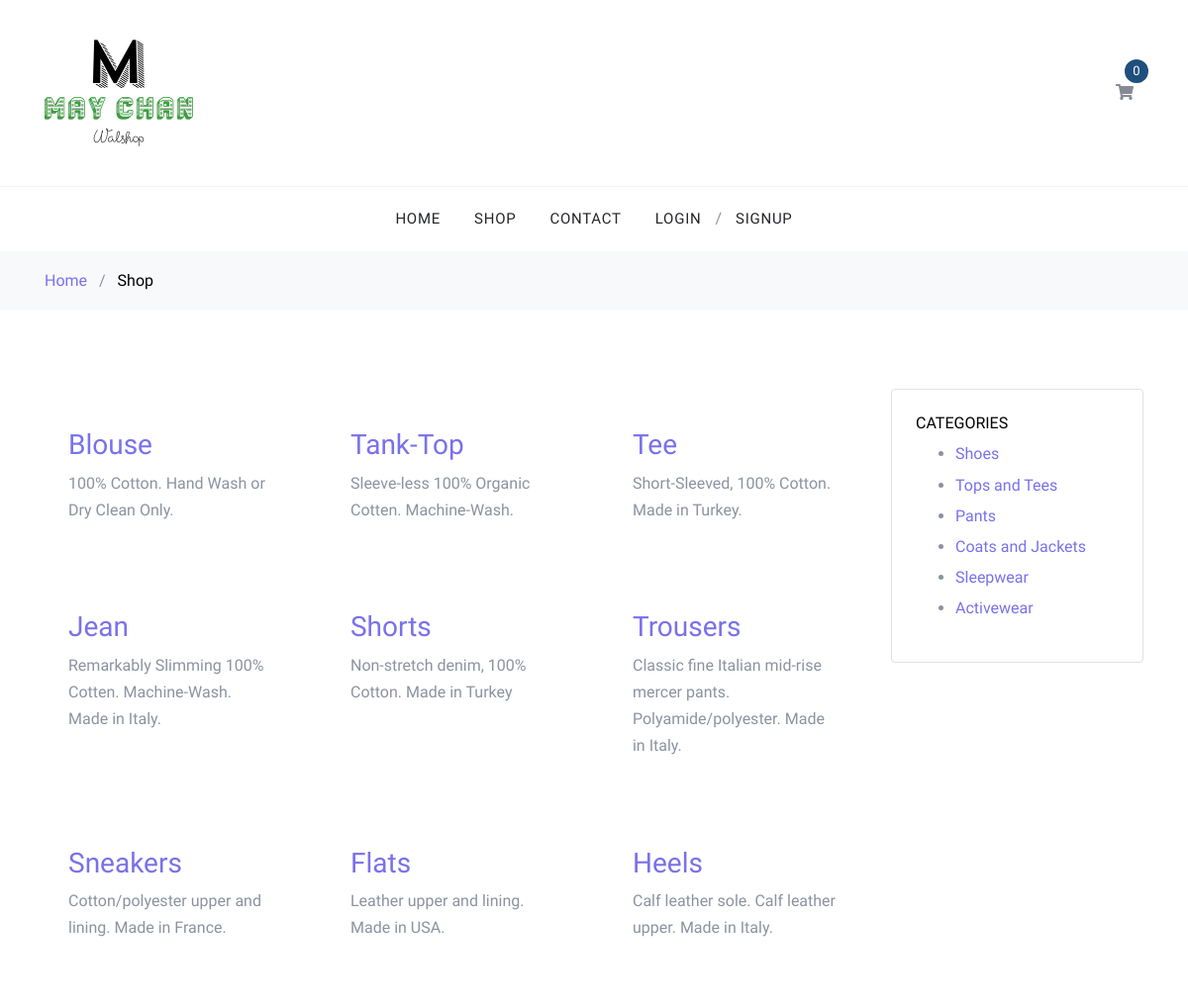
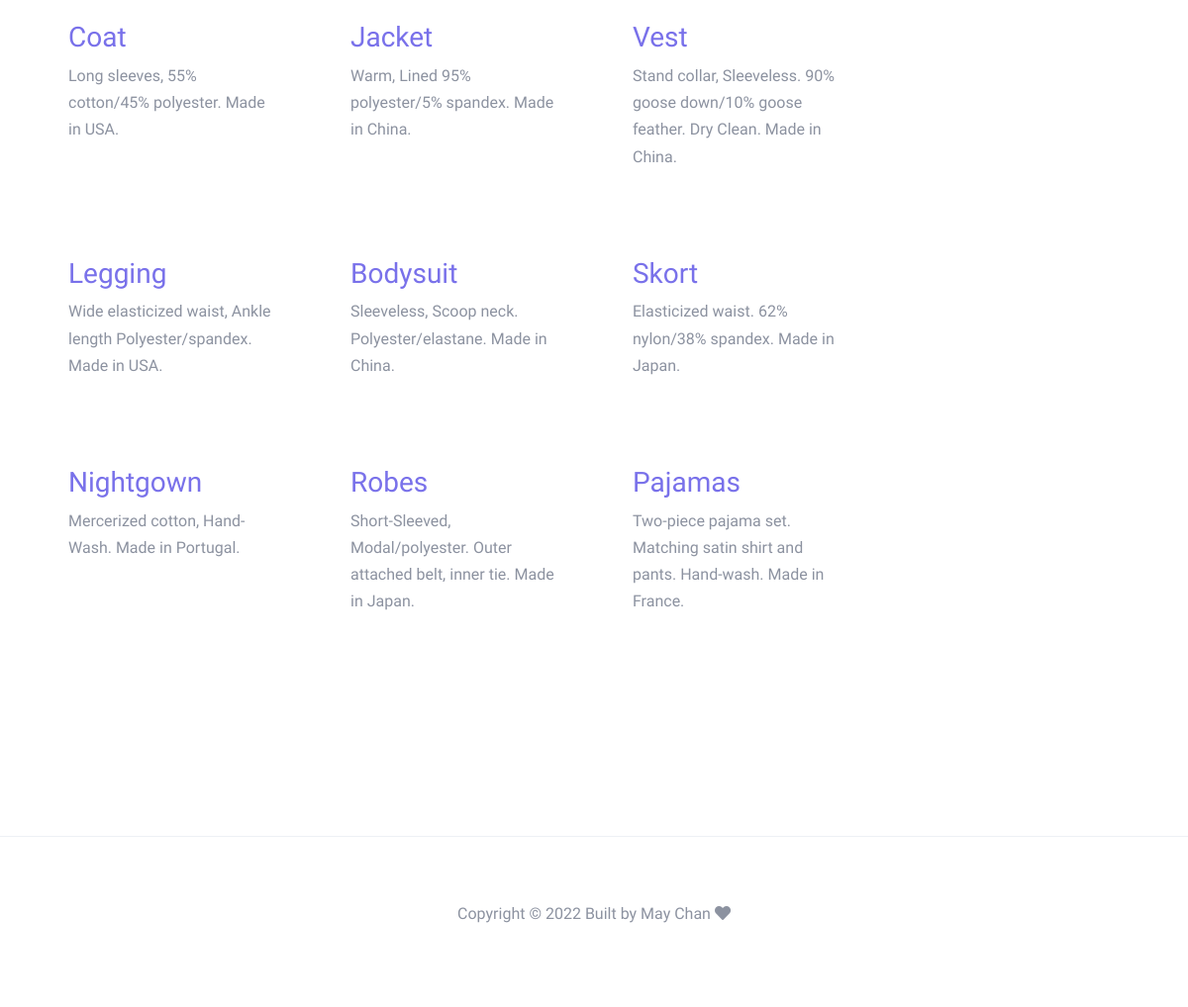
Screenshot of /cart/shop/ with the database file from the repository (2 pictures, top to bottom).
### cart/models.py (models this page shows, shortened)
class Order(models.Model):
    user = models.ForeignKey(
        User, blank=True, null=True, on_delete=models.CASCADE)
    start_date = models.DateTimeField(auto_now_add=True)
    ordered_date = models.DateTimeField(blank=True, null=True)
    ordered = models.BooleanField(default=False)
    billing_address = models.ForeignKey(
        Address, related_name='billing_address', blank=True, null=True, on_delete=models.SET_NULL)
    shipping_address = models.ForeignKey(
        Address, related_name='shipping_address', blank=True, null=True, on_delete=models.SET_NULL)

class Product(models.Model):
    title = models.CharField(max_length=150)
    slug = models.SlugField(unique=True)
    price = models.IntegerField(default=0)  # price set in cents
    description = models.TextField()
    created = models.DateTimeField(auto_now_add=True)
    updated = models.DateTimeField(auto_now=True)
    active = models.BooleanField(default=False)
    available_colours = models.ManyToManyField(ColourVariation)
    available_sizes = models.ManyToManyField(SizeVariation)
    primary_category = models.ForeignKey(
        Category, on_delete=models.CASCADE)
    def get_absolute_url(self):
        return reverse("cart:product-detail", kwargs={'slug': self.slug})

class Category(models.Model):
    name = models.CharField(max_length=100)
    class Meta:
        verbose_name_plural = "Categories"

### cart/views.py (the view)
# urls.py: path("shop/", views.ProductListView.as_view(), name='product-list'),
class ProductListView(generic.ListView):
    template_name = "cart/product_list.html"
    def get_queryset(self):
        qs = Product.objects.all()
        category = self.request.GET.get('category', None)
        if category:
            qs = qs.filter(primary_category__name=category)
        return qs
    def get_context_data(self, **kwargs):
        context = super(ProductListView, self).get_context_data(**kwargs)
        context.update({
            "categories": Category.objects.values("name")
        })
        return context

### cart/templatetags/cart_template_tags.py (called while the page is built)
@register.filter
def cart_item_count(request):
    order = get_or_set_order_session(request)
    count = order.items.count()
    return count

### cart/utils.py (called while the page is built, shortened)
def get_or_set_order_session(request):
    order_id = request.session.get('order_id', None)
    if order_id is None:
        order = Order()
        order.save()
        request.session['order_id'] = order.id
    if request.user.is_authenticated and order.user is None:
        order.user = request.user
        order.save()
    return order

### templates/cart/product_list.html (shortened to what this page needs)
{% extends 'base.html' %} {% block content %}
<div class="bg-light py-3">
  <div class="container">
    <div class="row">
      <div class="col-md-12 mb-0">
        <a href="{% url 'home' %}">Home</a>
        <span class="mx-2 mb-0">/</span>
        <strong class="text-black">Shop</strong>
      </div>
    </div>
  </div>
</div>
<div class="site-section">
  <div class="container">
    <div class="row mb-5 justify-content-center">
      <div class="col-md-9 mg-4">
        <div class="row mb-5">
          {% for product in object_list %}
          <div class="col-sm-6 col-md-6 col-lg-4 mb-4" data-aos="fade-up">
            <div class="block-4-text p-4">
              <a href="{{product.get_absolute_url}}"
                ><h3>{{ product.title }}</h3></a
              >
              <p class="mb-0">{{product.description}}</p>
            </div>
          </div>
          {% endfor %}
        </div>
      </div>
      <div class="col-md-3 mg-4">
        <div class="border p-4 rounded mb-4">
          <h3 class="h6 text-uppercase text-black">Categories</h3>
          <ul>
            {% for category in categories %}
            <li class="mb-1">
              <a href="?category={{ category.name }}" class="d-flex">
                <span>{{ category.name }}</span>
              </a>
            </li>
            {% endfor %}
          </ul>
        </div>
      </div>
    </div>
  </div>
</div>
{% endblock content %}

### templates/base.html (shortened to what this page needs)
{% load static %} {% load cart_template_tags %}
<!DOCTYPE html>
<html lang="en">
  <head>
    <link rel="stylesheet" href="{% static 'fonts/icomoon/style.css' %}" />
    <link rel="stylesheet" href="{% static 'css/bootstrap.min.css' %}" />
    <link rel="stylesheet" href="{% static 'css/magnific-popup.css' %}" />
    <link rel="stylesheet" href="{% static 'css/jquery-ui.css' %}" />
    <link rel="stylesheet" href="{% static 'css/owl.carousel.min.css' %}" />
    <link
      rel="stylesheet"
      href="{% static 'css/owl.theme.default.min.css' %}"
    />
    <link rel="stylesheet" href="{% static 'css/style.css' %}" />
    <link
      rel="stylesheet"
      href="https://cdnjs.cloudflare.com/ajax/libs/font-awesome/5.12.1/css/all.min.css"
    />
  </head>
  <body>
    <div class="site-wrap">
      <header class="site-navbar" role="banner">
        <div class="site-navbar-top">
          <div class="container">
            <div class="row align-items-center">
              <div
                class="col-6 col-md-8 mb-3 mb-md-0 col-md-4 order-1 order-md-2"
              >
                <div>
                  <a href="{% url 'home' %}">
                    <img
                      class="img-fluid"
                      src="{% static 'images/logo.jpeg' %}"
                      style="max-width: 150px"
                    />
                  </a>
                </div>
              </div>
              <div class="col-6 col-md-4 order-3 order-md-3 text-right">
                <div class="site-top-icons">
                  <ul>
                    <li>
                      <a href="{% url 'cart:summary' %}" class="site-cart">
                        <span><i class="fas fa-shopping-cart"></i></span>
                        <span class="count">{{request|cart_item_count}}</span>
                      </a>
                    </li>
                  </ul>
                </div>
              </div>
            </div>
          </div>
        </div>
        {% include 'navbar.html' %}
      </header>
      {% block content %} {% endblock content %} {% include 'footer.html' %}
    </div>
  </body>
</html>

### templates/navbar.html (shortened to what this page needs)
<nav class="site-navigation text-right text-md-center" role="navigation">
  <div class="container">
    <ul class="site-menu js-clone-nav d-none d-md-block" style="padding: 0">
      <li><a href="/">Home</a></li>
      <li><a href="{% url 'cart:product-list' %}">Shop</a></li>
      <li><a href="{% url 'contact' %}">Contact</a></li>
      {% if request.user.is_authenticated %}
      <li><a href="{% url 'account_logout' %}">Logout</a></li>
      {% else %}
      <li><a href="{% url 'account_login' %}">Login</a> / <a href="{% url 'account_signup' %}">SignUp</a></li>
      {% endif %}
    </ul>
  </div>
</nav>

### templates/footer.html (shortened to what this page needs)
<footer class="site-footer border-top">
  <div class="container">
    <div class="row text-center">
      <div class="col-md-12">
        <p>
          Copyright &copy;
          Built by May Chan <i class="fas fa-heart"></i>
        </p>
      </div>
    </div>
  </div>
</footer>

### templates/scripts.html (shortened to what this page needs)
{% load static %}

### static/css/style.css (style rules this page uses)
body { line-height: 1.7; color: #8c92a0; font-weight: 300; font-size: 16px; }
a { -webkit-transition: .3s all ease; -o-transition: .3s all ease; transition: .3s all ease; }
.text-black { color: #000; }
.site-wrap:before { -webkit-transition: .3s all ease-in-out; -o-transition: .3s all ease-in-out; transition: .3s all ease-in-out; background: rgba(0, 0, 0, 0.6); content: ""; position: absolute; z-index: 2000; top: 0; left: 0; right: 0; bottom: 0; opacity: 0; visibility: hidden; }
.site-section { padding: 2.5em 0; }
@media (min-width: 768px) { .site-section { padding: 5em 0; } }
.border-top { border-top: 1px solid #edf0f5 !important; }
.site-footer { padding: 4em 0; }
.site-navbar { background: #fff; margin-bottom: 0px; z-index: 1999; position: relative; }
.site-navbar .site-navbar-top { border-bottom: 1px solid #f3f3f4; padding-top: 20px; padding-bottom: 20px; margin-bottom: 0px; }
@media (min-width: 768px) { .site-navbar .site-navbar-top { padding-top: 40px; padding-bottom: 40px; } }
.site-navbar a { color: #868995; }
.site-navbar .site-top-icons ul, .site-navbar .site-top-icons ul li { padding: 0; margin: 0; list-style: none; }
.site-navbar .site-top-icons ul li { display: inline-block; }
.site-navbar .site-top-icons ul li a { margin-right: 10px; }
.site-navbar .site-top-icons ul li a.site-cart { display: block; position: relative; }
.site-navbar .site-top-icons ul li a.site-cart .count { position: absolute; top: 0; right: 0; margin-right: -15px; margin-top: -20px; font-size: 13px; width: 24px; height: 24px; line-height: 24px; border-radius: 50%; display: block; text-align: center; background: #1f4f7c; color: #fff; -webkit-transition: .2s all ease-in-out; -o-transition: .2s all ease-in-out; transition: .2s all ease-in-out; }
.site-navbar .site-navigation .site-menu { margin-bottom: 0; }
.site-navbar .site-navigation .site-menu a { text-decoration: none !important; font-size: 15px; display: inline-block; }
.site-navbar .site-navigation .site-menu > li { display: inline-block; padding: 10px 5px; }
.site-navbar .site-navigation .site-menu > li > a { padding: 10px 10px; text-transform: uppercase; letter-spacing: .05em; color: #25262a; font-size: 15px; text-decoration: none !important; }
.site-mobile-menu .site-nav-wrap { padding: 0; margin: 0; list-style: none; position: relative; }
.site-mobile-menu .site-nav-wrap a { padding: 10px 20px; display: block; position: relative; color: #212529; }
.site-mobile-menu .site-nav-wrap li { position: relative; display: block; }
.site-mobile-menu .site-nav-wrap > li { display: block; position: relative; float: left; width: 100%; }
.site-mobile-menu .site-nav-wrap > li > a { padding-left: 20px; font-size: 20px; }

### rows the page displays
Product: title "Blouse", description "100% Cotton. Hand Wash or Dry Clean Only."
Product: title "Tank-Top", description "Sleeve-less 100% Organic Cotten. Machine-Wash."
Product: title "Tee", description "Short-Sleeved, 100% Cotton. Made in Turkey."
Product: title "Jean", description "Remarkably Slimming 100% Cotten. Machine-Wash. Made in Italy."
Product: title "Shorts", description "Non-stretch denim, 100% Cotton. Made in Turkey"
Product: title "Trousers", description "Classic fine Italian mid-rise mercer pants. Polyamide/polyester. Made in Italy."
Product: title "Sneakers", description "Cotton/polyester upper and lining. Made in France."
Product: title "Flats", description "Leather upper and lining. Made in USA."
Product: title "Heels", description "Calf leather sole. Calf leather upper. Made in Italy."
Product: title "Coat", description "Long sleeves, 55% cotton/45% polyester. Made in USA."
Product: title "Jacket", description "Warm, Lined 95% polyester/5% spandex. Made in China."
Product: title "Vest", description "Stand collar, Sleeveless. 90% goose down/10% goose feather. Dry Clean. Made in China."
Product: title "Legging", description "Wide elasticized waist, Ankle length Polyester/spandex. Made in USA."
Product: title "Bodysuit", description "Sleeveless, Scoop neck. Polyester/elastane. Made in China."
Product: title "Skort", description "Elasticized waist. 62% nylon/38% spandex. Made in Japan."
Product: title "Nightgown", description "Mercerized cotton, Hand-Wash. Made in Portugal."
Product: title "Robes", description "Short-Sleeved, Modal/polyester. Outer attached belt, inner tie. Made in Japan."
Product: title "Pajamas", description "Two-piece pajama set. Matching satin shirt and pants. Hand-wash. Made in France."
Category: name "Shoes"
Category: name "Tops and Tees"
Category: name "Pants"
Category: name "Coats and Jackets"
Category: name "Sleepwear"
Category: name "Activewear"
